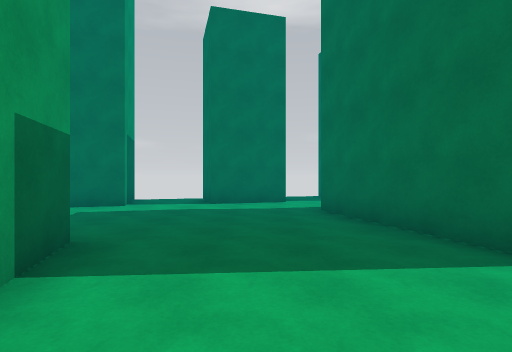
view 1 (above)

16 first-person views from a walk through a scene from a Unity 3-D project. The camera is 1.4 m above the floor, looks level and sees 80° across. The floor is counted in squares, 2 m on a side. Each view is taken from the middle of a square. On the plan, view 1 faces up. The plan holds only what a view shows up to about 10 squares ahead; the rest is blank. The place goes on beyond the plan.

view 2
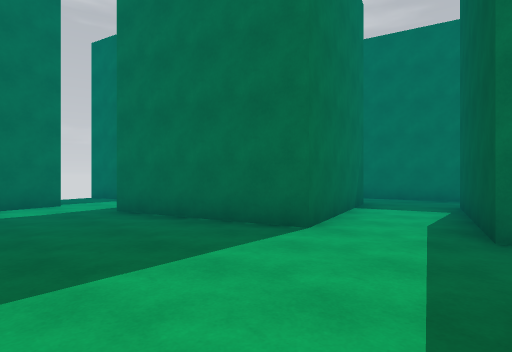

view 3
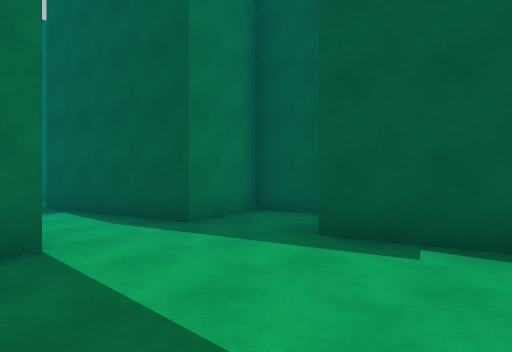

view 4
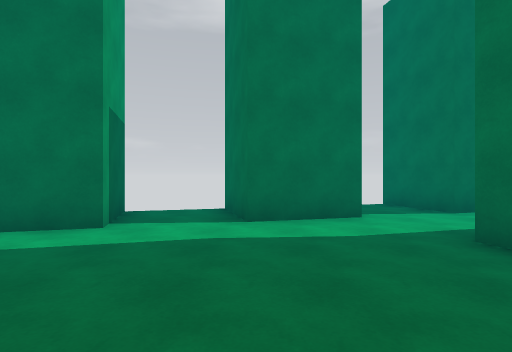

view 5
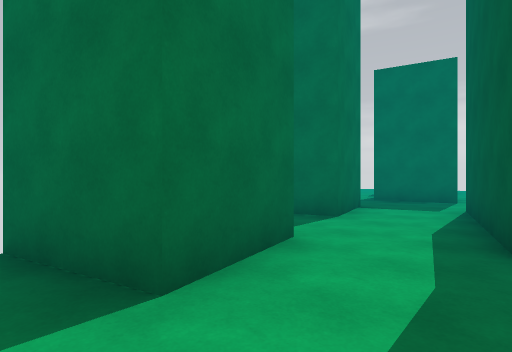

view 6
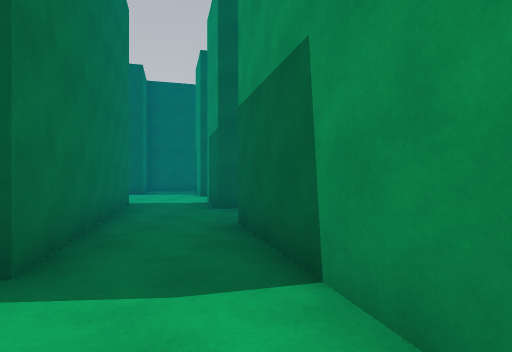

view 7
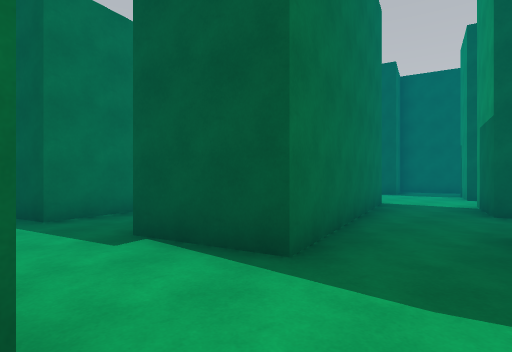

view 8
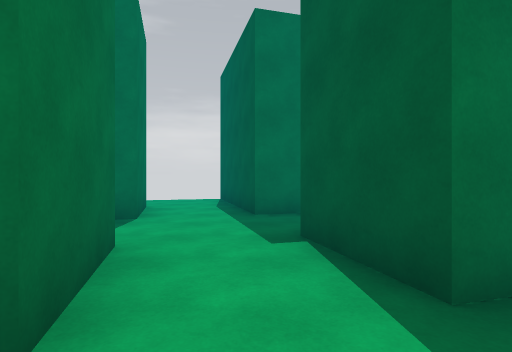

view 9
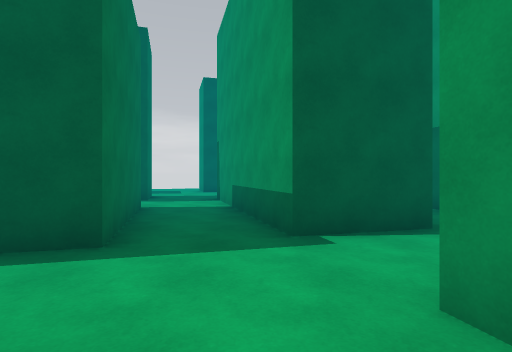

view 10
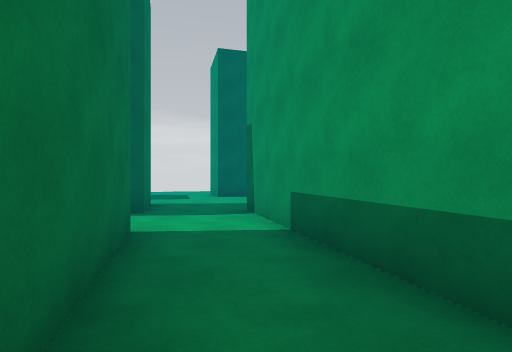

view 11
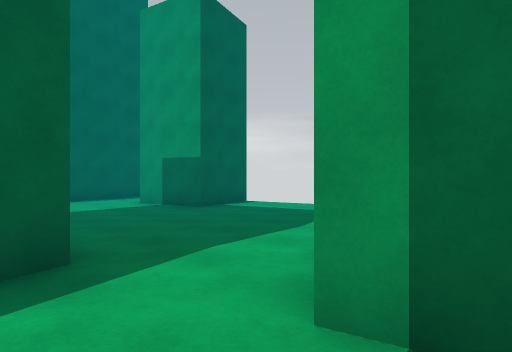

view 12
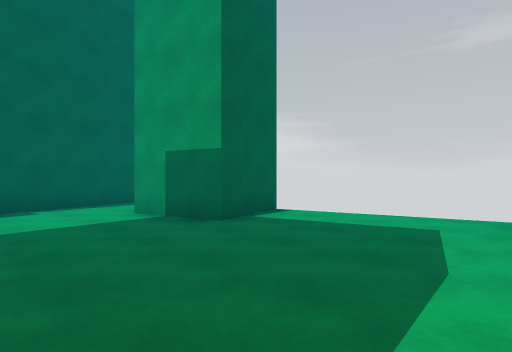

view 13
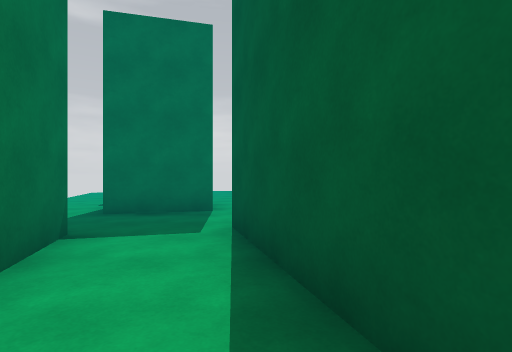

view 14
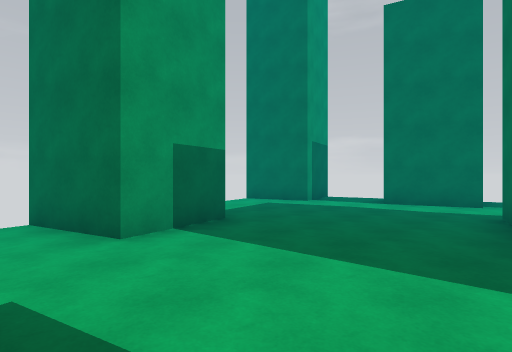

view 15
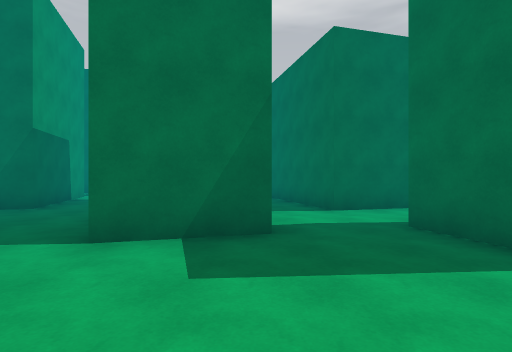

view 16
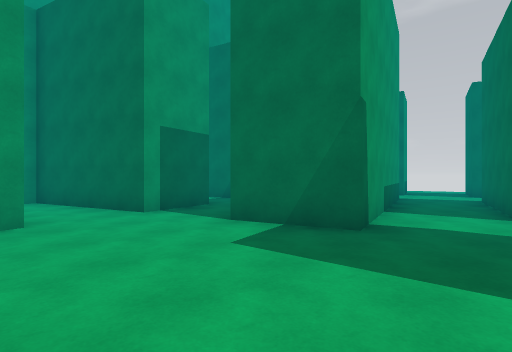

### Floor plan
Points are (right, up) in squares from view 1. A wall is a line through its corners. A room is listed if a view was taken in it or the views show most of it. See-through windows are left out.
Room 1 (views 1, 2, 3, 4, 5, 11, 12, 13, 14)
walls: (-4, 2.7) (-2, 3.3) (-1.4, 1.3) (-3.4, 0.8); (4.2, 2.9) (2.4, 2.4) (1.3, 6.3) (3.8, 6.9); (0.6, 9) (0.8, 8.2) (-1.1, 7.6) (-1.7, 9.7); (2.7, 8.7) (2.2, 10.7); (-2.5, -1.1) (1.1, 0); (-3.6, 9) (-3.1, 7.1) (-5, 6.6); (2.1, -1.8) (3.5, -1.5) (2.9, 0.5) (4.7, 1)
ways out: opening at (4, 8) to room 2; opening at (5, 2) to room 6; gap at (2, 11)
Room 2 (views 6, 7, 8)
walls: (3.8, 6.9) (5.2, 7.3) (6.3, 3.5); (4.7, 9.3) (2.7, 8.7); (8, 4.7) (7.7, 5.9)
ways out: opening at (4, 8) to room 1; opening at (5.5, 9.5) to room 3; opening at (8, 7) to room 4; opening at (7, 5) to room 6
Room 3 (view 9)
walls: (8.9, 8.9) (9, 8.4); (7.1, 7.9) (6.5, 9.9)
ways out: opening at (5.5, 9.5) to room 2; opening at (10, 8) to room 4
Room 4 (view 10)
walls: (9, 8.4) (7.1, 7.9); (7.7, 5.9) (9.6, 6.5) (10.2, 4.4); (12.1, 4.9) (11.5, 7)
ways out: opening at (8, 7) to room 2; opening at (10, 8) to room 3; opening at (11, 4) to room 7; opening at (12, 8)
Room 5 (views 15, 16)
walls: (13.6, -0.6) (13.1, 1.3); (11.2, 0.7) (9.3, 0.2) (8.9, 1.6); (7.8, -2.2) (8.3, -3.8); (6.8, 1.5) (7.3, -0.4) (5.2, -1)
ways out: opening at (8, 1) to room 6; opening at (12.5, 1) to room 7; opening at (6.5, -2)
Room 6 (no view inside)
walls: (6.3, 3.5) (4.2, 2.9); (8.9, 1.6) (8, 4.7); (4.7, 1) (6.8, 1.5)
ways out: opening at (5, 2) to room 1; opening at (7, 5) to room 2; opening at (8, 1) to room 5
Room 7 (no view inside)
walls: (13.4, 3.5) (12.6, 3.2) (12.1, 4.9); (10.2, 4.4) (11.2, 0.7)
ways out: opening at (11, 4) to room 4; opening at (12.5, 1) to room 5; opening at (14, 2.5)

Where each view was taken, in squares from view 1:
view 1: 0 up, 0 right, facing up
view 2: 0 up, 1 left, facing up-right
view 3: 3 up, 1 left, facing down-right
view 4: 3 up, 1 left, facing up
view 5: 6 up, 2 left, facing up-right
view 6: 8 up, 6 right, facing down
view 7: 8 up, 6 right, facing down-right
view 8: 7 up, 6 right, facing right
view 9: 10 up, 10 right, facing down
view 10: 7 up, 11 right, facing down
view 11: 9 up, 2 right, facing down-left
view 12: 7 up, 1 right, facing down-left
view 13: 7 up, 1 right, facing right
view 14: 0 up, 2 right, facing up-left
view 15: 3 down, 11 right, facing up
view 16: 3 down, 13 right, facing up-left
